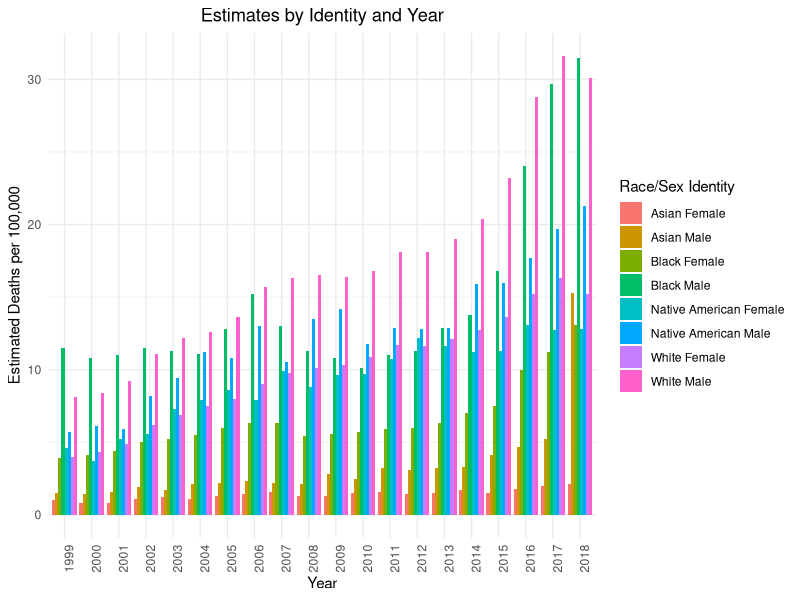
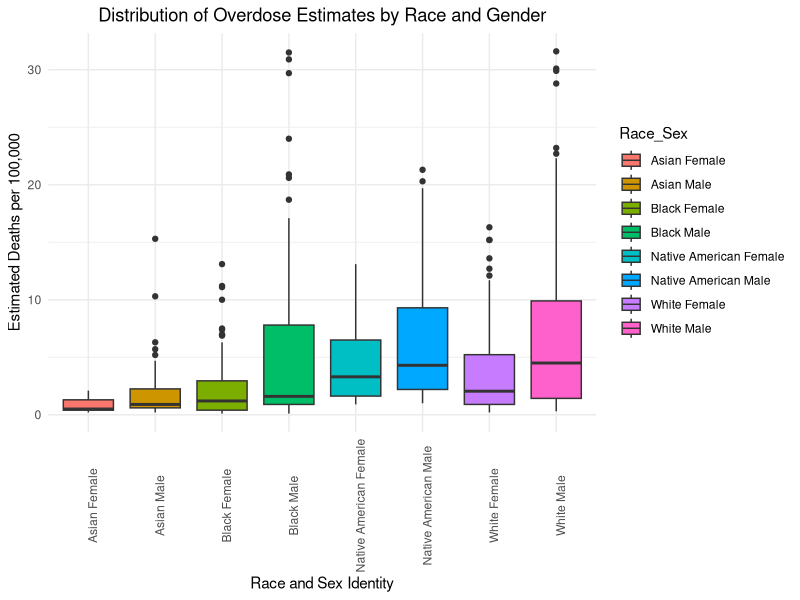
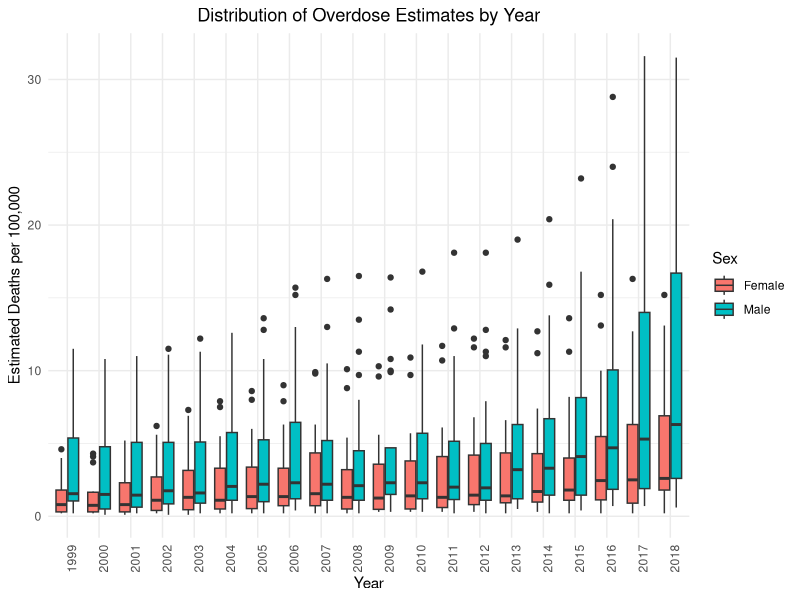
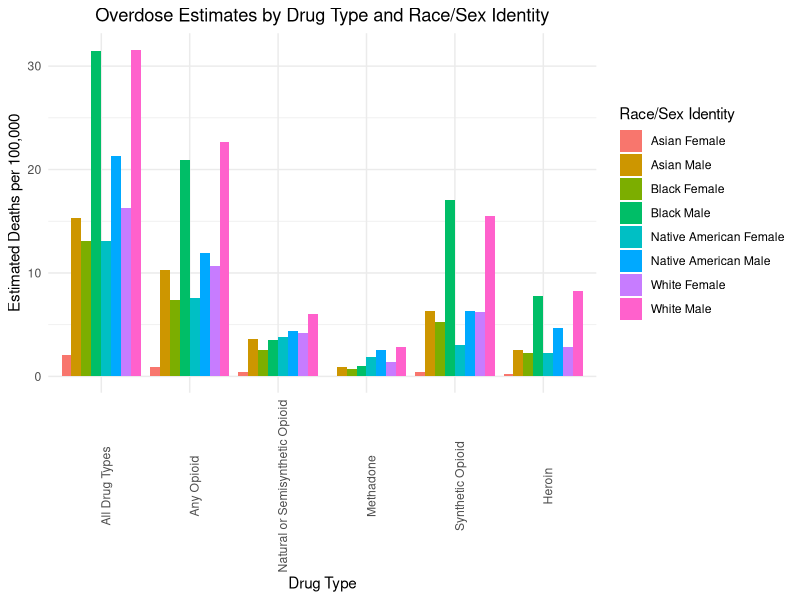

The R script that drew these images, in order:
## ---- chunk 1
install.packages("tidyverse",repos = "http://cran.us.r-project.org")
library(tidyverse)
install.packages("ggplot2", repos = "http://cran.us.r-project.org")
library(ggplot2)
drug <- read_csv("drug_data.csv", show_col_types = F)
## ---- chunk 2

##Our first step is to identify how each drug overdose type is categorized so that we can properly relabel it.  
table(drug$PANEL_NUM, drug$PANEL)

## This tells us that 0 represents all drug overdose deaths regardless of drug type, 1 represents drug overdose deaths from any opioid, 2 represents any drug overdose death from synthetic opioids, 3 represents drug overdose deaths from methadone, 4 represents drug overdose deaths from sythentic opioids besides methadone, and 5 represents drug overdose deaths from heroin, allowing us to filter accordingly to impact if the death rate estimates vary by racial/gender groups based on the type of drug causing the overdose. 

drug_type <- drug %>% 
  rename(Responsible_Drug = "PANEL_NUM") %>% 
  mutate(
     Responsible_Drug = case_when(
      Responsible_Drug == 0 ~ "All Drug Types",
      Responsible_Drug == 1 ~ "Any Opioid",
      Responsible_Drug == 2 ~ "Natural or Semisynthetic Opioid",
      Responsible_Drug == 3 ~ "Methadone",
      Responsible_Drug == 4 ~ "Synthetic Opioid",
      Responsible_Drug == 5 ~ "Heroin",
      TRUE ~ "Unknown" 
     ))

##We complete the factor function here to maintain the order of the drug levels in future visualizations. 

drug_type$Responsible_Drug <- factor(drug_type$Responsible_Drug, levels =c("All Drug Types", "Any Opioid", "Natural or Semisynthetic Opioid", "Methadone", "Synthetic Opioid", "Heroin"))

##We then produced tables to clarify the required demographic data. Specifically, we are looking for what number is populated by observations. This information allows us to then subset the data from the larger data set that are organized by race and sex. 

##This table tells us which single digit number represents the racial/sex level of the STUB_NAME variable. 
table(drug$STUB_NAME_NUM, drug$STUB_NAME)

## 4 is the number that corresponds to Race and Gender, so we filtered on this to see which decimal number corresponds to each racial/gender group. 
drug_exam <- drug_type %>% 
  filter(STUB_NAME_NUM == 4)


##With a similar principle to the previous table, we produced this one to see which specific number corresponds to a specific racial/sex pairing, like Black male, for example. We measure this correspondence by whether or not a number has observations under a specific label. If this number has observations, this indicates that it represents the given racial/sex pairing. 
table(drug_exam$STUB_LABEL_NUM, drug_exam$STUB_LABEL)

##From this table we can see that 4.1 is White Males, 4.2 is Black Males, 4.3 is Native American Males, 4.4 is Asian Males, 4.5 is White Females, 4.6 is Black Females, 4.7 is Native American Females, and 4.8 is Asian Female. We then create a new variable that explicitly states these race/sex pairings and produce a subset that focuses on this new variable. 

drug_intersection <- drug_type %>% 
  filter(STUB_NAME_NUM == 4) %>%
  rename(Race_Sex = "STUB_LABEL_NUM") %>% 
  mutate(
     Race_Sex = case_when(
      Race_Sex == 4.1 ~ "White Male",
      Race_Sex == 4.2 ~ "Black Male",
      Race_Sex == 4.3 ~ "Native American Male",
      Race_Sex == 4.4 ~ "Asian Male",
      Race_Sex == 4.5 ~ "White Female",
      Race_Sex == 4.6 ~ "Black Female",
      Race_Sex == 4.7 ~ "Native American Female",
      Race_Sex == 4.8 ~ "Asian Female",
      TRUE ~ "Unknown" 
     ))

##This subset will be helpful in producing more descriptive visualizations and calculating aggregated central tendencies for the data. 

##We make another subset that disaggregates race and sex so that we can perform a 2-way ANOVA to see if these two variables are statistically significant predictors for drug mortality. 
drug_RS <- drug_type %>% 
  filter(STUB_NAME_NUM == 4) %>%
  rename(Race_Sex = "STUB_LABEL_NUM") %>% 
  mutate(
     Race_Sex = case_when(
      Race_Sex == 4.1 ~ "White Male",
      Race_Sex == 4.2 ~ "Black Male",
      Race_Sex == 4.3 ~ "Native American Male",
      Race_Sex == 4.4 ~ "Asian Male",
      Race_Sex == 4.5 ~ "White Female",
      Race_Sex == 4.6 ~ "Black Female",
      Race_Sex == 4.7 ~ "Native American Female",
      Race_Sex == 4.8 ~ "Asian Female",
      TRUE ~ "Unknown" 
    )) %>% 
   mutate(
    Race = case_when(
      grepl("Black", Race_Sex) ~ "Black",
      grepl("White", Race_Sex) ~ "White",
      grepl("Native American", Race_Sex) ~ "Native American",
      grepl("Asian", Race_Sex) ~ "Asian",
      TRUE ~ "Unknown"
    )) %>% 
  mutate(
    Sex = case_when(
      grepl("Female", Race_Sex) ~ "Female",
      grepl("Male", Race_Sex) ~ "Male",
      TRUE ~ "Unknown"))
  




  
## ---- chunk 3
overall_plot <- ggplot(drug_intersection, aes(x = factor(YEAR), y = ESTIMATE, fill = Race_Sex)) +
  geom_bar(stat = "identity", position = "dodge", na.rm = TRUE) +
  labs(title = "Estimates by Identity and Year",
       x = "Year",
       y = "Estimated Deaths per 100,000") +
  theme_minimal() + theme(axis.text.x = element_text(angle = 90)) + labs(fill = "Race/Sex Identity") +  theme(plot.title = element_text(hjust = 0.5))

print(overall_plot)
## ---- chunk 4

## To visualize our data, we first looked at the distribution of Race_Sex by the estimate, to see which race and gender had the highest rate of drug overdose.
box_RS <- ggplot(drug_intersection, aes(x = Race_Sex, y = ESTIMATE, fill = Race_Sex)) +
  geom_boxplot(na.rm = TRUE) +
  labs(title = "Distribution of Overdose Estimates by Race and Gender", 
       x = "Race and Sex Identity", 
       y = "Estimated Deaths per 100,000") +
  theme_minimal() + theme(axis.text.x = element_text(angle = 90)) + theme(plot.title = element_text(hjust = 0.5))
 
box_RS

## The median lines of each box plot imply that among all drug types and across the 20 year period of the data, Native American Males and White Males have the highest rates of death from overdose. It appears that White Males and Black Males have the high variation as it relates to drug overdoses. We can verify these findings in the next section where we analyze the central tendencies of the data. 


## The next variable we looked at is the YEAR to showcase the distribution of how the number of overdose has changed over time. Instead of focusing on both the race and sex, we found it would be beneficial to just focus sex as the graph might be oversaturated.
year_S <- ggplot(drug_RS, aes(x = factor(YEAR), y = ESTIMATE, fill = Sex)) +
  geom_boxplot(na.rm = TRUE) +
  labs(title = "Distribution of Overdose Estimates by Year", 
       x = "Year", 
       y = "Estimated Deaths per 100,000") +
  theme_minimal() + theme(axis.text.x = element_text(angle = 90)) + theme(plot.title = element_text(hjust = 0.5))

year_S

## The graph shows that a common trend for both female and male is that as the years increased the number of drug overdose increased. While it was a subtle increase for females, the males saw a huge rise in drug overdose deaths. The differences in the rate of increase are visible from the continued distance in the median bar between females and males as time goes on. Again, we can verify this with additional central tendency measures. 


## Finally, we wanted to see the distribution of the different drug type overdose among the different race and genders to see which type is more prevalent.
type_RS <- ggplot(drug_intersection, aes(x = factor(Responsible_Drug), y = ESTIMATE, fill = Race_Sex)) +
  geom_bar(stat = "identity", position = "dodge",na.rm = TRUE) +
  labs(title = "Overdose Estimates by Drug Type and Race/Sex Identity", 
       x = "Drug Type", 
       y = "Estimated Deaths per 100,000") +
  theme_minimal() + theme(axis.text.x = element_text(angle = 90)) + labs(fill = "Race/Sex Identity") + theme(plot.title = element_text(hjust = 0.5))

type_RS

## As we already established drug type 0 = all drug overdose deaths regardless of drug type, 1 =  drug overdose deaths from any opioid, 2 = any drug overdose death from natural and semisynthetic opioids, 3 = drug overdose deaths from methadone, 4 = drug overdose deaths from synthetic opioids besides methadone, and 5 = drug overdose deaths from heroin. Knowing this information we have chosen to exclude 0 and 1 and conclude that the main cause of drug overdose based on the graph is from synthetic opioids besides methadone.


## ---- chunk 5
## To understand the information from the data, we have to understand the outcome variable which showcase the estimate for drug overdose death, these aggregrate measures are for all race/sex pairings across time, and provided a "standard" of sorts when comparing mean, median, or standard deviation for a specific year, race, and/or sex group. 
mean_estimate <- mean(drug_intersection$ESTIMATE, na.rm = TRUE) #4.2
median_estimate <- median(drug_intersection$ESTIMATE, na.rm = TRUE) #2
std_estimate <- sd(drug_intersection$ESTIMATE, na.rm = TRUE) #5.19




## To gain a better understanding of the outcome, we chose to focus on the mean of the different races and gender to see the mean of drug overdose death rate amongst the different groups as well as the standard deviation 
meanrace <- drug_RS %>%
  group_by(Race, Sex) %>%
  summarize(mean_estimate = mean(ESTIMATE, na.rm = TRUE), .groups = 'drop')

meanrace

stdrace<- drug_RS %>%
  group_by(Race, Sex) %>%
  summarize(std_dev_estimate = sd(ESTIMATE, na.rm = TRUE), .groups = 'drop')

stdrace

##Racial Group Mean and Standard Deviation by Year

mean_year_race <- drug_RS %>% 
  group_by(YEAR, Race) %>% 
   summarize(mean_estimate = mean(ESTIMATE, na.rm = TRUE), .groups = 'drop')

mean_year_race

std_year_race <- drug_RS %>% 
  group_by(YEAR, Race) %>% 
    summarize(std_dev_estimate = sd(ESTIMATE, na.rm = TRUE), .groups = 'drop')

std_year_race

#Sex Group Mean and Standard Deviation by Year

mean_year_sex <- drug_RS %>% 
  group_by(YEAR, Sex) %>% 
   summarize(mean_estimate = mean(ESTIMATE, na.rm = TRUE), .groups = 'drop')

mean_year_sex

std_year_sex <- drug_RS %>% 
  group_by(YEAR, Sex) %>% 
     summarize(std_dev_estimate = sd(ESTIMATE, na.rm = TRUE), .groups = 'drop')

std_year_sex

##Drug Type Mean and Standard Deviation by Year - Excluding "All Drug Types" and "Any Opioid"
mean_year_type <- drug_RS %>% 
  group_by(YEAR, Responsible_Drug) %>% 
  filter(!Responsible_Drug %in% c("All Drug Types", "Any Opioid")) %>% 
  summarize(mean_estimate = mean(ESTIMATE, na.rm = TRUE), .groups = 'drop')

mean_year_type

std_year_type <- drug_RS %>% 
  group_by(YEAR, Sex) %>% 
  filter(!Responsible_Drug %in% c("All Drug Types", "Any Opioid")) %>% 
  summarize(std_dev_estimate = sd(ESTIMATE, na.rm = TRUE), .groups = 'drop')

std_year_type


## These descriptive statistics provide a better gauge of our outcome variable, by looking at our mean values, we see that on overage the group with the highest rate of drug overdose are white males. Based on our standard variables, we also a lot of variability from the white male category depicting the spread of our data. This indicates that the white male category can vary depending on many different variables, year, drug type etc.
## ---- chunk 6
## A Two Way ANOVA with Race and Sex as the categorical variables of analysis
RS_Model <- aov(ESTIMATE ~ Race + Sex,
  data = drug_RS
)
summary(RS_Model)

table(drug_RS$Sex, drug_RS$Race)
## From the table we can see this is somewhat of a balanced Two-way ANOVA as we can see close to the same number of observations across the different categories
## ---- chunk 7
## A Two Way ANOVA with Race and Sex as the categorical variables of analysis, with an additional consideration for an interaction effect between these two variables
RS_IntModel <- aov(ESTIMATE ~ Race + Sex + Race:Sex,
  data = drug_RS
)

summary(RS_IntModel)
## ---- chunk 8
## A Three Way Anova with Race, Sex, and Responsible Drug as the categorical variable of analysis 
Type_Model<- aov(ESTIMATE ~ Race + Sex + Responsible_Drug,
  data = drug_RS)
summary(Type_Model)


## ---- chunk 9

## ---- chunk 10

## ---- chunk 11

## ---- chunk 12


## ---- chunk 13

## ---- chunk 14

## ---- chunk 15
